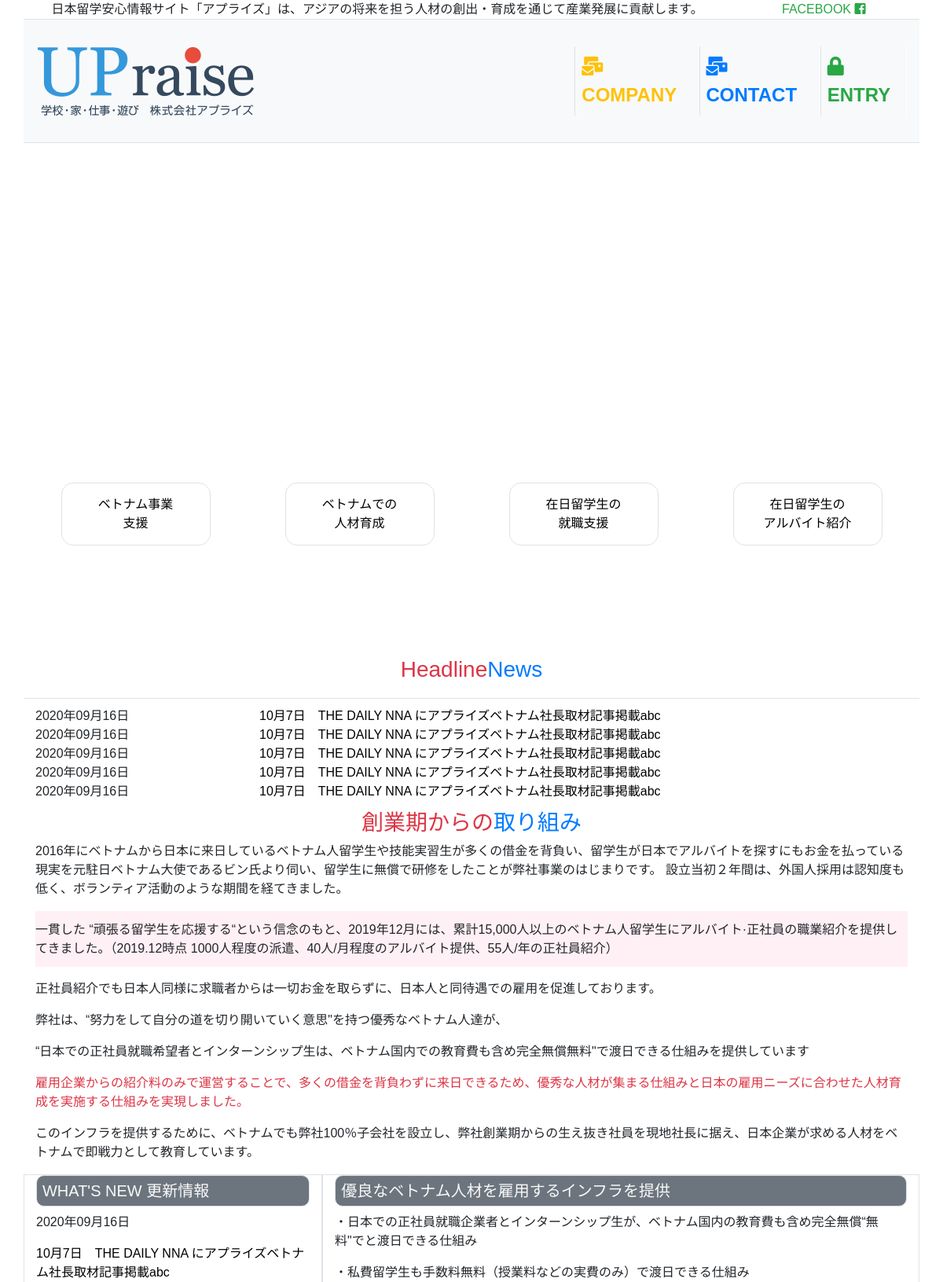
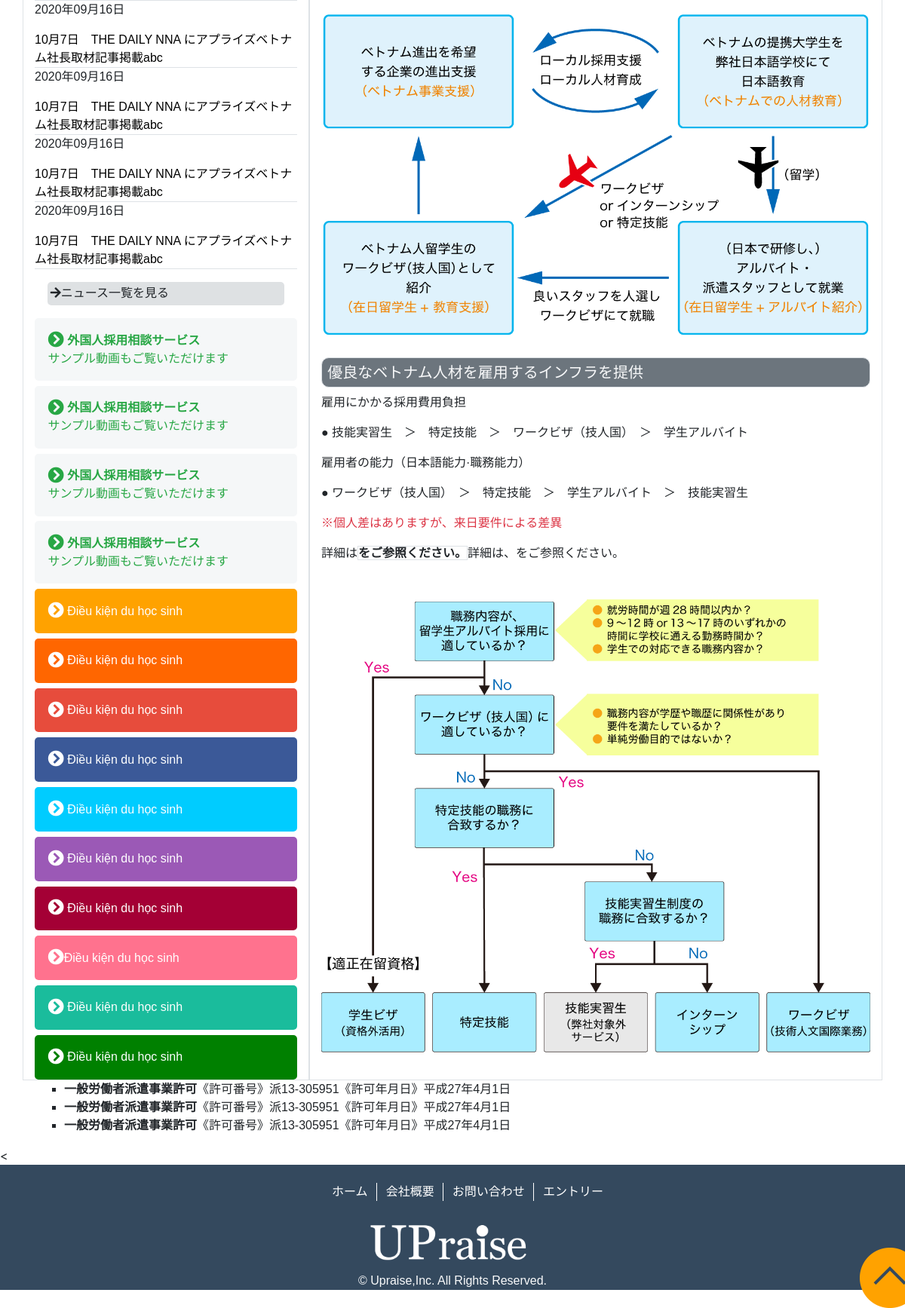
The app's page /home.php with its own data (2 pictures, top to bottom).
### tables this page shows
CREATE TABLE `news` (
  `id` int(100) NOT NULL,
  `title` varchar(255) DEFAULT NULL,
  `img_content` text DEFAULT NULL,
  `link` varchar(255) DEFAULT NULL,
  `date_upload` varchar(100) DEFAULT NULL,
  `status` varchar(100) DEFAULT NULL,
  `summary` text DEFAULT NULL,
  `id_category` int(100) DEFAULT NULL
);

### home.php (the view, shortened to what this page needs)
<!DOCTYPE html>
<html lang="en">
<head>
    <link rel="stylesheet" href="https://cdn.jsdelivr.net/npm/bootstrap@4.6.0/dist/css/bootstrap.min.css">
    <link rel="stylesheet" href="https://use.fontawesome.com/releases/v5.7.0/css/all.css">
    <link rel="stylesheet" href="./css/home.css">
</head>
<body>
    <?php
        include "./header.php";
        include "./connect.php";
    ?>
        <nav class="navbar navbar-expand-lg navbar-light bg-light container border-bottom">
            <a class="navbar-brand" href="#"><img src="./imgs/i_logo.png" alt=""></a>
            <div class="collapse navbar-collapse offset-4" id="navbarNavDropdown">
                <ul class="navbar-nav">
                    <li class="nav-item active border-left">
                        <a class="nav-link text-warning" href="./company.php"> <i class="fas fa-mail-bulk "></i> COMPANY<span class="sr-only">(current)</span></a>
                    </li>
                    <li class="nav-item active border-left">
                        <a class="nav-link text-primary" href="#"> <i class="fas fa-mail-bulk "></i> CONTACT<span class="sr-only">(current)</span></a>
                    </li>
                    <li class="nav-item active border-left">
                        <a class="nav-link text-success" href="./entry.php"> <i class="fa fa-lock" aria-hidden="true"></i>ENTRY<span class="sr-only">(current)</span></a>
                    </li>
                </ul>
            </div>
        </nav>
    <div id="banner">
        <div  id="video" class="container">
            <video   id="heroVideoBg" autoplay loop muted>
                <source  type="video/mp4" src="./imgs/preview.mp4">
            </video>
        </div>
        <div class="container" id="content">
            <div class="row d-flex justify-content-around">
                <div class="col-2 border"><a  href="https://getbootstrap.com/docs/4.6/utilities/colors/">ベトナム事業 <br>支援</a> </div>
                <div class="col-2 border  "> <a  href="#">ベトナムでの <br>人材育成</a> </div>
                <div class="col-2 border "> <a  href="#">在日留学生の<br>就職支援</a> </div>
                <div class="col-2 border "> <a  href="#">在日留学生の<br>アルバイト紹介</a> </div>
            </div>
        </div>
    </div>
    <div id="news" class="container">
        <div class="h3 d-flex justify-content-center row">
            <div class="  text-danger" >Headline </div>
            <div class=" text-primary">News</div>
        </div>
            <div class="row d-flex justify-content-between border-top" style=" padding-top:10px" >
                <?php
                    $sql = "SELECT * FROM news where id_category=0  LIMIT 5";
                    $res = mysqli_query($conn, $sql);
                    $count = mysqli_num_rows($res);
                    if ($count >0){
                            while($row = mysqli_fetch_assoc($res)){
                                ?>
                                    <div class="col-3"><?php echo $row['date_upload']?> </div>
                                    <div class="col-9 " > <a  href="#"><?php echo $row['title']?> </a></div>                            <?php
                            }
                        }
                        else{
                            echo "co csdl";
                        }
                ?>
                </div>
    </div>
    <div id="initiative" class=" h3 d-flex justify-content-center container">
        <div class="  text-danger" >創業期からの </div>
        <div class=" text-primary">取り組み</div>
    </div>
    <div class="container">
        <p>2016年にベトナムから日本に来日しているベトナム人留学生や技能実習生が多くの借金を背負い、留学生が日本でアルバイトを探すにもお金を払っている現実を元駐日ベトナム大使であるビン氏より伺い、留学生に無償で研修をしたことが弊社事業のはじまりです。 設立当初２年間は、外国人採用は認知度も低く、ボランティア活動のような期間を経てきました。</p>
        <p style="background-color:#FFF0F5;padding:1% 0"> <span>一貫した “頑張る留学生を応援する“という信念のもと、2019年12月には、累計15,000人以上のベトナム人留学生にアルバイト·正社員の職業紹介を提供してきました。</span>（2019.12時点 1000人程度の派遣、40人/月程度のアルバイト提供、55人/年の正社員紹介）</p>
        <p>正社員紹介でも日本人同様に求職者からは一切お金を取らずに、日本人と同待遇での雇用を促進しております。</p>
        <p>弊社は、“努力をして自分の道を切り開いていく意思"を持つ優秀なベトナム人達が、</p>
        <p>“日本での正社員就職希望者とインターンシップ生は、ベトナム国内での教育費も含め完全無償無料"で渡日できる仕組みを提供しています</p>
        <p class="text-danger">雇用企業からの紹介料のみで運営することで、多くの借金を背負わずに来日できるため、優秀な人材が集まる仕組みと日本の雇用ニーズに合わせた人材育成を実施する仕組みを実現しました。</p>
        <p>このインフラを提供するために、ベトナムでも弊社100％子会社を設立し、弊社創業期からの生え抜き社員を現地社長に据え、日本企業が求める人材をベトナムで即戦力として教育しています。</p>
    </div>
    <div class="container">
        <div class="row">
            <div class="col-lg-4 col-sm-12 border">
                <h5 style="padding:2%; border-radius:10px; " class="border bg-secondary text-light">WHAT'S NEW  更新情報</h5>
                <?php
                $sql = "SELECT * FROM news where id_category = 0  LIMIT 0, 5";
                $res = mysqli_query($conn, $sql);
                $count = mysqli_num_rows($res);
                if ($count >0){
                        while($row = mysqli_fetch_assoc($res)){
                            ?>
                            <div class="border-bottom"> <p class="bx-font-size"><?php echo $row['date_upload']; ?></p> <a href="./news.php" ><?php echo $row['title']; ?></a> </div>
                        <?php
                        }
                    }
                    else{
                        echo "co csdl";
                    }
                ?>
              <div class="border-0" style="margin:5%;background-color:#DEE1E3; padding:1%;border-radius:5px;"><a href="./news.php" class="text-decoration-none text-reset"><i class="fa fa-arrow-right" aria-hidden="true"></i>ニュース一覧を見る</a></div>
                  <?php
                    $sql = "SELECT * FROM news where id_category = 2  LIMIT 0, 4";
                    $res = mysqli_query($conn, $sql);
                    $count = mysqli_num_rows($res);
                    if ($count >0){
                            while($row = mysqli_fetch_assoc($res)){
                                ?>
                                    <div class="color">
                                    <a class="text-decoration-none text-success"  href="<?php echo $row['link'] ?>">
                                        <span class="font-weight-bold">  <i class="fa fa-chevron-circle-right fa-lg"></i><?php echo $row['title'] ?></span>  <br> <?php echo $row['summary'] ?>
                                    </a>
                                    </div>
                            <?php
                        }
                    }
                    else{
                        echo "co csdl";
                    }
                ?>
                <div  class=" color" style="background-color:#FFA200">
                    <a href="#" class="text-decoration-none"  style="color:white" >   <i class="fa fa-chevron-circle-right fa-lg"></i>  Điều kiện du học sinh</a>
                </div>
                <div  class=" color" style="background-color:#FF6600">
                    <a href="#" class="text-decoration-none"  style="color:white" >   <i class="fa fa-chevron-circle-right fa-lg"></i> Điều kiện du học sinh</a>
                </div>
                <div class="color" style="background-color:#E74C3C">
                    <a href="#" class="text-decoration-none"  style="color:white" >  <i class="fa fa-chevron-circle-right fa-lg"></i> Điều kiện du học sinh</a>
                </div>
                <div class="color" style="background-color:#3B5998">
                    <a href="#" class="text-decoration-none"  style="color:white" >   <i class="fa fa-chevron-circle-right fa-lg"></i> Điều kiện du học sinh</a>
                </div>
                <div  class="color" style="background-color:#00CCFF">
                    <a href="#" class="text-decoration-none"  style="color:white" >  <i class="fa fa-chevron-circle-right fa-lg"></i>  Điều kiện du học sinh</a>
                </div>
                <div  class="color" style="background-color:#9B59B6">
                    <a href="#" class="text-decoration-none"  style="color:white" >   <i class="fa fa-chevron-circle-right fa-lg"></i>  Điều kiện du học sinh</a>
                </div>
                <div class="color" style="background-color:#A40035">
                    <a href="#" class="text-decoration-none"  style="color:white" >   <i class="fa fa-chevron-circle-right fa-lg"></i>  Điều kiện du học sinh</a>
                </div>
                <div class="color" style="background-color:#FF728E">
                    <a href="#" class="text-decoration-none"  style="color:white" >   <i class="fa fa-chevron-circle-right fa-lg"></i>Điều kiện du học sinh</a>
                </div>
                <div  class="color" style="background-color:#1ABC9C">
                    <a href="#" class="text-decoration-none"  style="color:white" >   <i class="fa fa-chevron-circle-right fa-lg"></i>  Điều kiện du học sinh</a>
                </div>
                <div  class="color" style="background-color:green">
                    <a href="#" class="text-decoration-none"  style="color:white" >   <i class="fa fa-chevron-circle-right fa-lg"></i>  Điều kiện du học sinh</a>
                </div>
            </div>
            <div class="col-lg-8 col-sm-12 border ">
                <h5 style="padding:1%; border-radius:10px; " class="border bg-secondary text-light">優良なベトナム人材を雇用するインフラを提供</h5>
                <p>・日本での正社員就職企業者とインターンシップ生が、ベトナム国内の教育費も含め完全無償“無料"でと渡日できる仕組み</p>
                <p>・私費留学生も手数料無料（授業料などの実費のみ）で渡日できる仕組み</p>
                <img style="width:100%" src="./imgs/top_01.png" alt="">
                <h5 style="padding:1%; border-radius:10px; " class="border bg-secondary text-light ">優良なベトナム人材を雇用するインフラを提供</h5>
                <p>雇用にかかる採用費用負担</p>
                <p>● 技能実習生　＞　特定技能　＞　ワークビザ（技人国）　＞　学生アルバイト</p>
                <p>雇用者の能力（日本語能力·職務能力）</p>
                <p>● ワークビザ（技人国）　＞　特定技能　＞　学生アルバイト　＞　技能実習生</p>
                <p class="text-danger">※個人差はありますが、来日要件による差異</p>
                <p>詳細は<a class="text-decoration-none border text-reset font-weight-bold"  href="#">をご参照ください。</a>詳細は、をご参照ください。</p>
                <img src="./imgs/top_02.png" alt="" style="width:100%">
            </div>
        </div>
    </div>
    <div class="container">
        <ul style="list-style-type:square">
            <li><span class="font-weight-bold">一般労働者派遣事業許可</span>《許可番号》派13‐305951《許可年月日》平成27年4月1日</li>
            <li><span class="font-weight-bold">一般労働者派遣事業許可</span>《許可番号》派13‐305951《許可年月日》平成27年4月1日</li>
            <li><span class="font-weight-bold">一般労働者派遣事業許可</span>《許可番号》派13‐305951《許可年月日》平成27年4月1日</li>
        </ul>
    </div>
    <?php
        include"./footer.php";
    ?>
</body>
</html>

### header.php (shortened to what this page needs)
<!DOCTYPE html>
<html lang="en">
<head>
    <link rel="stylesheet" href="https://cdn.jsdelivr.net/npm/bootstrap@4.6.0/dist/css/bootstrap.min.css">
    <link rel="stylesheet" href="https://use.fontawesome.com/releases/v5.7.0/css/all.css">
    <link rel="stylesheet" href="./css/home.css">
</head>
<body>
<div id="top">
        <div class="container">
            <div class="row ">
                <div class="col-md-10 col-sm-12 border-bottom">
                <i class="fa fa-facebook-square" aria-hidden="true"></i> 日本留学安心情報サイト「アプライズ」は、アジアの将来を担う人材の創出・育成を通じて産業発展に貢献します。
                </div>
                <div class="col-md-2 border-bottom">
                    <a href="https://www.facebook.com/upraise.Ltd/" class="text-success">FACEBOOK
                     <i class="fab fa-facebook-square "></i></a>
                </div>
            </div>
        </div>
</body>
</html>

### footer.php (shortened to what this page needs)
<!DOCTYPE html>
<html lang="en">
<head>
</head>
<body>
<<div id="footer">
        <ul style="list-style-type:none" class="d-flex justify-content-center">
            <li ><a href="#">ホーム</a></li>
            <li><a href="#">会社概要</a></li>
            <li><a href="#">お問い合わせ</a></li>
            <li><a href="#">エントリー</a></li>
        </ul>
        <h2 class="d-flex justify-content-center"><img src="./imgs/i_footer_logo (1).png" alt="" width="230" height="70" ></h2>
        <p class="d-flex justify-content-center text-light" style=" margin-bottom:2%;">	&copy; Upraise,Inc. All Rights Reserved.</p>
    </div>
    <div id="btnscroll" class="fixed-bottom"> <img src="./imgs/btn_pagetop.png" alt=""></div>
</body>
</html>

### css/home.css (style rules this page uses)
* { font-family: Arial, Helvetica, sans-serif; }
a { cursor: pointer; }
#banner a , #news a, .container a { text-decoration: none; color: black; }
.navbar ul a { font-weight: bold; font-size: 1.5rem; }
#banner #content { position: relative; bottom: 130px; }
#banner #content > .row>div { text-align: center; color: black; padding-top: 15px; padding-bottom: 15px; border-radius: 15px; cursor: pointer; background-color:rgba(255, 255, 255, 0.63) ; }
video { width: 100%; }
#news >div { padding-top: 1%; padding-bottom: 1%; }
.color { background-color:#F5F7F8; padding:5% 0 5% 5%; margin-top:2%; border-radius: 5px; }
#footer { background-color: #34495e; padding-top: 2%; }
#footer li { padding: 0 1% 0 1%; }
#footer li:first-child, li:nth-child(2), li:nth-child(3) { border-right: white solid 1px; }
#footer a { color: white; }
#btnscroll { width: 3%; margin-left:95%; cursor: pointer; }

### records on screen
news: date_upload "2020年09月16日", title "10月7日 THE DAILY NNA にアプライズベトナム社長取材記事掲載abc"
news: date_upload "2020年09月16日", title "10月7日 THE DAILY NNA にアプライズベトナム社長取材記事掲載abc"
news: date_upload "2020年09月16日", title "10月7日 THE DAILY NNA にアプライズベトナム社長取材記事掲載abc"
news: date_upload "2020年09月16日", title "10月7日 THE DAILY NNA にアプライズベトナム社長取材記事掲載abc"
news: date_upload "2020年09月16日", title "10月7日 THE DAILY NNA にアプライズベトナム社長取材記事掲載abc"
news: title "外国人採用相談サービス", summary "サンプル動画もご覧いただけます"
news: title "外国人採用相談サービス", summary "サンプル動画もご覧いただけます"
news: title "外国人採用相談サービス", summary "サンプル動画もご覧いただけます"
news: title "外国人採用相談サービス", summary "サンプル動画もご覧いただけます"
